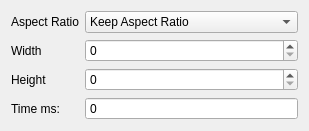
<?xml version="1.0" encoding="UTF-8"?>
<ui version="4.0">
 <class>ScaleImageForm</class>
 <widget class="QWidget" name="ScaleImageForm">
  <property name="geometry">
   <rect>
    <x>0</x>
    <y>0</y>
    <width>309</width>
    <height>121</height>
   </rect>
  </property>
  <property name="windowTitle">
   <string>Form</string>
  </property>
  <layout class="QGridLayout" name="gridLayout">
   <item row="0" column="0">
    <widget class="QLabel" name="label">
     <property name="text">
      <string>Aspect Ratio</string>
     </property>
    </widget>
   </item>
   <item row="3" column="0">
    <widget class="QLabel" name="label_6">
     <property name="text">
      <string>Time ms:</string>
     </property>
    </widget>
   </item>
   <item row="1" column="1">
    <widget class="QSpinBox" name="widthSpinBox">
     <property name="maximum">
      <number>5000</number>
     </property>
    </widget>
   </item>
   <item row="1" column="0">
    <widget class="QLabel" name="label_2">
     <property name="text">
      <string>Width</string>
     </property>
    </widget>
   </item>
   <item row="2" column="0">
    <widget class="QLabel" name="label_3">
     <property name="text">
      <string>Height</string>
     </property>
    </widget>
   </item>
   <item row="2" column="1">
    <widget class="QSpinBox" name="heightSpinBox">
     <property name="maximum">
      <number>9999</number>
     </property>
    </widget>
   </item>
   <item row="0" column="1">
    <widget class="QComboBox" name="cb_aspectRatio">
     <property name="sizePolicy">
      <sizepolicy hsizetype="Expanding" vsizetype="Fixed">
       <horstretch>0</horstretch>
       <verstretch>0</verstretch>
      </sizepolicy>
     </property>
     <property name="currentIndex">
      <number>1</number>
     </property>
     <item>
      <property name="text">
       <string>Ignore Aspect Ratio</string>
      </property>
     </item>
     <item>
      <property name="text">
       <string>Keep Aspect Ratio</string>
      </property>
     </item>
     <item>
      <property name="text">
       <string>Keep Aspect Ratio by Expanding</string>
      </property>
     </item>
    </widget>
   </item>
   <item row="3" column="1">
    <widget class="QSpinBox" name="sb_time">
     <property name="readOnly">
      <bool>true</bool>
     </property>
     <property name="buttonSymbols">
      <enum>QAbstractSpinBox::NoButtons</enum>
     </property>
     <property name="maximum">
      <number>99999</number>
     </property>
    </widget>
   </item>
  </layout>
 </widget>
 <resources/>
 <connections/>
</ui>
